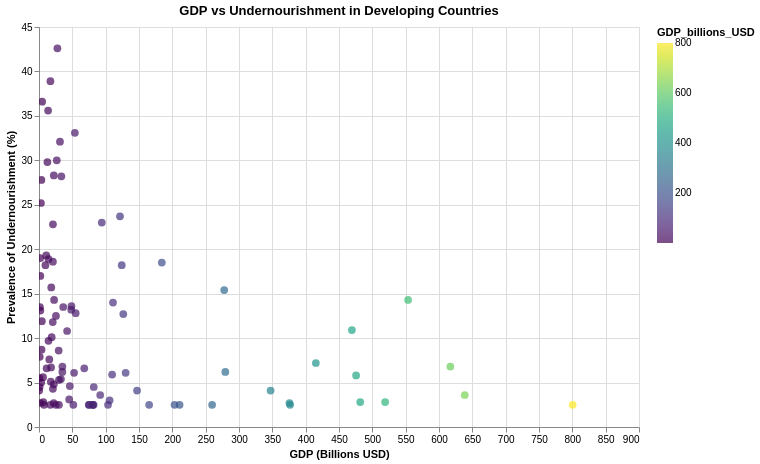

Notebook cell for this chart:
### Markdown cell above
## 14. GDP vs Undernourishment

### Code cell
chart_gdp_und = alt.Chart(merged_gdp_df).mark_point(filled=True, size=60).encode(
    x=alt.X('GDP_billions_USD:Q', title='GDP (Billions USD)'),
    y=alt.Y('latest_undernourishment:Q', title='Prevalence of Undernourishment (%)'),
    color=alt.Color('GDP_billions_USD:Q', scale=alt.Scale(scheme='viridis')),
    tooltip=['Country', 'GDP_billions_USD', 'latest_undernourishment']
).properties(
    width=600,
    height=400,
    title='GDP vs Undernourishment in Developing Countries'
).interactive()
chart_gdp_und

### Figure 1 — Vega-Lite specification as saved in the notebook (floating-point values rounded to 4 significant figures)
{"config": {"view": {"continuousWidth": 300, "continuousHeight": 300}}, "data": {"name": "data-1b12783761e5c54e590fb999019830ff"}, "mark": {"type": "point", "filled": true, "size": 60}, "encoding": {"color": {"field": "GDP_billions_USD", "scale": {"scheme": "viridis"}, "type": "quantitative"}, "tooltip": [{"field": "Country", "type": "nominal"}, {"field": "GDP_billions_USD", "type": "nominal"}, {"field": "latest_undernourishment", "type": "quantitative"}], "x": {"field": "GDP_billions_USD", "title": "GDP (Billions USD)", "type": "quantitative"}, "y": {"field": "latest_undernourishment", "title": "Prevalence of Undernourishment (%)", "type": "quantitative"}}, "height": 400, "params": [{"name": "param_1e9efca18e7a2868", "select": {"type": "interval", "encodings": ["x", "y"]}, "bind": "scales"}], "title": "GDP vs Undernourishment in Developing Countries", "width": 600, "$schema": "https://vega.github.io/schema/vega-lite/v6.4.1.json", "datasets": {"data-1b12783761e5c54e590fb999019830ff": [{"Country": "Zimbabwe", "latest_undernourishment": 30.0, "country": "ZW", "latitude": -19.02, "longitude": 29.15, "name": "Zimbabwe", "dist_to_nearest_port_km": 604.0, "GDP_billions_USD": "26.674"}, {"Country": "Zambia", "latest_undernourishment": 32.1, "country": "ZM", "latitude": -13.13, "longitude": 27.85, "name": "Zambia", "dist_to_nearest_port_km": 1052.0, "GDP_billions_USD": "31.469"}, {"Country": "Vanuatu", "latest_undernourishment": 7.9, "country": "VU", "latitude": -15.38, "longitude": 167.0, "name": "Vanuatu", "dist_to_nearest_port_km": 1967.0, "GDP_billions_USD": "1.137"}, {"Country": "Uzbekistan", "latest_undernourishment": 2.5, "country": "UZ", "latitude": 41.38, "longitude": 64.59, "name": "Uzbekistan", "dist_to_nearest_port_km": 1845.0, "GDP_billions_USD": "103.530"}, {"Country": "Uruguay", "latest_undernourishment": 2.5, "country": "UY", "latitude": -32.52, "longitude": -55.77, "name": "Uruguay", "dist_to_nearest_port_km": 266.4, "GDP_billions_USD": "80.810"}, {"Country": "United Arab Emirates", "latest_undernourishment": 2.8, "country": "AE", "latitude": 23.42, "longitude": 53.85, "name": "United Arab Emirates", "dist_to_nearest_port_km": 214.7, "GDP_billions_USD": "519.226"}, {"Country": "Ukraine", "latest_undernourishment": 3.8, "country": "UA", "latitude": 48.38, "longitude": 31.17, "name": "Ukraine", "dist_to_nearest_port_km": 846.1, "GDP_billions_USD": null}, {"Country": "Uganda", "latest_undernourishment": 33.1, "country": "UG", "latitude": 1.373, "longitude": 32.29, "name": "Uganda", "dist_to_nearest_port_km": 1016.0, "GDP_billions_USD": "53.793"}, {"Country": "Tuvalu", "latest_undernourishment": null, "country": "TV", "latitude": -7.11, "longitude": 177.6, "name": "Tuvalu", "dist_to_nearest_port_km": 3307.0, "GDP_billions_USD": "0.070"}, {"Country": "Turkmenistan", "latest_undernourishment": 3.6, "country": "TM", "latitude": 38.97, "longitude": 59.56, "name": "Turkmenistan", "dist_to_nearest_port_km": 1454.0, "GDP_billions_USD": "91.796"}, {"Country": "Tunisia", "latest_undernourishment": 2.5, "country": "TN", "latitude": 33.89, "longitude": 9.537, "name": "Tunisia", "dist_to_nearest_port_km": 506.5, "GDP_billions_USD": "51.530"}, {"Country": "Trinidad and Tobago", "latest_undernourishment": 8.6, "country": "TT", "latitude": 10.69, "longitude": -61.22, "name": "Trinidad and Tobago", "dist_to_nearest_port_km": 1245.0, "GDP_billions_USD": "29.490"}, {"Country": "Tonga", "latest_undernourishment": null, "country": "TO", "latitude": -21.18, "longitude": -175.2, "name": "Tonga", "dist_to_nearest_port_km": 1990.0, "GDP_billions_USD": "0.568"}, {"Country": "Togo", "latest_undernourishment": 18.2, "country": "TG", "latitude": 8.62, "longitude": 0.8248, "name": "Togo", "dist_to_nearest_port_km": 369.3, "GDP_billions_USD": "9.651"}, {"Country": "Timor-Leste", "latest_undernourishment": 17.0, "country": "TL", "latitude": -8.874, "longitude": 125.7, "name": "Timor-Leste", "dist_to_nearest_port_km": 1441.0, "GDP_billions_USD": "2.002"}, {"Country": "Thailand", "latest_undernourishment": 6.8, "country": "TH", "latitude": 15.87, "longitude": 101.0, "name": "Thailand", "dist_to_nearest_port_km": 308.8, "GDP_billions_USD": "616.998"}, {"Country": "Tanzania", "latest_undernourishment": 23.0, "country": "TZ", "latitude": -6.369, "longitude": 34.89, "name": "Tanzania", "dist_to_nearest_port_km": 588.9, "GDP_billions_USD": "94.178"}, {"Country": "Tajikistan", "latest_undernourishment": 9.7, "country": "TJ", "latitude": 38.86, "longitude": 71.28, "name": "Tajikistan", "dist_to_nearest_port_km": 1604.0, "GDP_billions_USD": "14.241"}, {"Country": "Suriname", "latest_undernourishment": 8.7, "country": "SR", "latitude": 3.919, "longitude": -56.03, "name": "Suriname", "dist_to_nearest_port_km": 2183.0, "GDP_billions_USD": "3.780"}, {"Country": "Sudan", "latest_undernourishment": 10.8, "country": "SD", "latitude": 12.86, "longitude": 30.22, "name": "Sudan", "dist_to_nearest_port_km": 1414.0, "GDP_billions_USD": "42.143"}, {"Country": "Sri Lanka", "latest_undernourishment": 3.8, "country": "LK", "latitude": 7.873, "longitude": 80.77, "name": "Sri Lanka", "dist_to_nearest_port_km": 145.1, "GDP_billions_USD": null}, {"Country": "South Africa", "latest_undernourishment": 7.2, "country": "ZA", "latitude": -30.56, "longitude": 22.94, "name": "South Africa", "dist_to_nearest_port_km": 565.7, "GDP_billions_USD": "415.254"}, {"Country": "Solomon Islands", "latest_undernourishment": 19.0, "country": "SB", "latitude": -9.646, "longitude": 160.2, "name": "Solomon Islands", "dist_to_nearest_port_km": 2110.0, "GDP_billions_USD": "1.801"}, {"Country": "Sierra Leone", "latest_undernourishment": 27.8, "country": "SL", "latitude": 8.461, "longitude": -11.78, "name": "Sierra Leone", "dist_to_nearest_port_km": 924.7, "GDP_billions_USD": "3.607"}, {"Country": "Seychelles", "latest_undernourishment": 2.7, "country": "SC", "latitude": -4.68, "longitude": 55.49, "name": "Seychelles", "dist_to_nearest_port_km": 1727.0, "GDP_billions_USD": "2.082"}, {"Country": "Serbia", "latest_undernourishment": 2.5, "country": "RS", "latitude": 44.02, "longitude": 21.01, "name": "Serbia", "dist_to_nearest_port_km": 599.5, "GDP_billions_USD": "80.540"}, {"Country": "Senegal", "latest_undernourishment": 6.2, "country": "SN", "latitude": 14.5, "longitude": -14.45, "name": "Senegal", "dist_to_nearest_port_km": 1526.0, "GDP_billions_USD": "35.005"}, {"Country": "Saudi Arabia", "latest_undernourishment": 2.5, "country": "SA", "latitude": 23.89, "longitude": 45.08, "name": "Saudi Arabia", "dist_to_nearest_port_km": 737.7, "GDP_billions_USD": "1,082.076"}, {"Country": "Samoa", "latest_undernourishment": 4.5, "country": "WS", "latitude": -13.76, "longitude": -172.1, "name": "Samoa", "dist_to_nearest_port_km": 2872.0, "GDP_billions_USD": "0.938"}, {"Country": "Rwanda", "latest_undernourishment": 35.6, "country": "RW", "latitude": -1.94, "longitude": 29.87, "name": "Rwanda", "dist_to_nearest_port_km": 1113.0, "GDP_billions_USD": "13.634"}, {"Country": "Romania", "latest_undernourishment": 2.5, "country": "RO", "latitude": 45.94, "longitude": 24.97, "name": "Romania", "dist_to_nearest_port_km": 629.6, "GDP_billions_USD": "376.671"}, {"Country": "Qatar", "latest_undernourishment": null, "country": "QA", "latitude": 25.35, "longitude": 51.18, "name": "Qatar", "dist_to_nearest_port_km": 392.7, "GDP_billions_USD": "225.670"}, {"Country": "Poland", "latest_undernourishment": 2.5, "country": "PL", "latitude": 51.92, "longitude": 19.15, "name": "Poland", "dist_to_nearest_port_km": 272.8, "GDP_billions_USD": "800.483"}, {"Country": "Philippines", "latest_undernourishment": 5.8, "country": "PH", "latitude": 12.88, "longitude": 121.8, "name": "Philippines", "dist_to_nearest_port_km": 208.6, "GDP_billions_USD": "475.646"}, {"Country": "Peru", "latest_undernourishment": 6.2, "country": "PE", "latitude": -9.19, "longitude": -75.02, "name": "Peru", "dist_to_nearest_port_km": 393.5, "GDP_billions_USD": "279.456"}, {"Country": "Paraguay", "latest_undernourishment": 3.1, "country": "PY", "latitude": -23.44, "longitude": -58.44, "name": "Paraguay", "dist_to_nearest_port_km": 1058.0, "GDP_billions_USD": "45.283"}, {"Country": "Papua New Guinea", "latest_undernourishment": 28.2, "country": "PG", "latitude": -6.315, "longitude": 144.0, "name": "Papua New Guinea", "dist_to_nearest_port_km": 2530.0, "GDP_billions_USD": "33.543"}, {"Country": "Panama", "latest_undernourishment": 4.5, "country": "PA", "latitude": 8.538, "longitude": -80.78, "name": "Panama", "dist_to_nearest_port_km": 132.8, "GDP_billions_USD": "82.145"}, {"Country": "Palau", "latest_undernourishment": null, "country": "PW", "latitude": 7.515, "longitude": 134.6, "name": "Palau", "dist_to_nearest_port_km": 1679.0, "GDP_billions_USD": "0.298"}, {"Country": "Pakistan", "latest_undernourishment": 12.9, "country": "PK", "latitude": 30.38, "longitude": 69.35, "name": "Pakistan", "dist_to_nearest_port_km": 653.4, "GDP_billions_USD": null}, {"Country": "Oman", "latest_undernourishment": 5.9, "country": "OM", "latitude": 21.51, "longitude": 55.92, "name": "Oman", "dist_to_nearest_port_km": 397.4, "GDP_billions_USD": "109.689"}, {"Country": "Nigeria", "latest_undernourishment": 14.3, "country": "NG", "latitude": 9.082, "longitude": 8.675, "name": "Nigeria", "dist_to_nearest_port_km": 654.8, "GDP_billions_USD": "553.667"}, {"Country": "Niger", "latest_undernourishment": 10.1, "country": "NE", "latitude": 17.61, "longitude": 8.082, "name": "Niger", "dist_to_nearest_port_km": 1338.0, "GDP_billions_USD": "19.000"}, {"Country": "Nicaragua", "latest_undernourishment": 15.7, "country": "NI", "latitude": 12.87, "longitude": -85.21, "name": "Nicaragua", "dist_to_nearest_port_km": 697.3, "GDP_billions_USD": "18.381"}, {"Country": "Nepal", "latest_undernourishment": 4.6, "country": "NP", "latitude": 28.39, "longitude": 84.12, "name": "Nepal", "dist_to_nearest_port_km": 1026.0, "GDP_billions_USD": "46.207"}, {"Country": "Nauru", "latest_undernourishment": null, "country": "NR", "latitude": -0.5228, "longitude": 166.9, "name": "Nauru", "dist_to_nearest_port_km": 3331.0, "GDP_billions_USD": "0.158"}, {"Country": "Namibia", "latest_undernourishment": 18.9, "country": null, "latitude": -22.96, "longitude": 18.49, "name": "Namibia", "dist_to_nearest_port_km": 408.7, "GDP_billions_USD": "14.286"}, {"Country": "Mozambique", "latest_undernourishment": 28.3, "country": "MZ", "latitude": -18.67, "longitude": 35.53, "name": "Mozambique", "dist_to_nearest_port_km": 148.8, "GDP_billions_USD": "22.228"}, {"Country": "Morocco", "latest_undernourishment": 4.1, "country": "MA", "latitude": 31.79, "longitude": -7.093, "name": "Morocco", "dist_to_nearest_port_km": 203.0, "GDP_billions_USD": "147.078"}, {"Country": "Montenegro", "latest_undernourishment": 2.5, "country": "ME", "latitude": 42.71, "longitude": 19.37, "name": "Montenegro", "dist_to_nearest_port_km": 554.0, "GDP_billions_USD": "7.571"}, {"Country": "Mongolia", "latest_undernourishment": 5.1, "country": "MN", "latitude": 46.86, "longitude": 103.8, "name": "Mongolia", "dist_to_nearest_port_km": 1387.0, "GDP_billions_USD": "17.726"}, {"Country": "Moldova", "latest_undernourishment": 2.5, "country": "MD", "latitude": 47.41, "longitude": 28.37, "name": "Moldova", "dist_to_nearest_port_km": 716.3, "GDP_billions_USD": "16.980"}, {"Country": "Mexico", "latest_undernourishment": 3.4, "country": "MX", "latitude": 23.63, "longitude": -102.6, "name": "Mexico", "dist_to_nearest_port_km": 539.3, "GDP_billions_USD": "1,732.946"}, {"Country": "Mauritius", "latest_undernourishment": 7.6, "country": "MU", "latitude": -20.35, "longitude": 57.55, "name": "Mauritius", "dist_to_nearest_port_km": 21.43, "GDP_billions_USD": "15.477"}, {"Country": "Mauritania", "latest_undernourishment": 6.6, "country": "MR", "latitude": 21.01, "longitude": -10.94, "name": "Mauritania", "dist_to_nearest_port_km": 1431.0, "GDP_billions_USD": "11.392"}, {"Country": "Marshall Islands", "latest_undernourishment": null, "country": "MH", "latitude": 7.131, "longitude": 171.2, "name": "Marshall Islands", "dist_to_nearest_port_km": 4299.0, "GDP_billions_USD": "0.303"}, {"Country": "Mali", "latest_undernourishment": 4.8, "country": "ML", "latitude": 17.57, "longitude": -3.996, "name": "Mali", "dist_to_nearest_port_km": 1351.0, "GDP_billions_USD": "22.268"}, {"Country": "Maldives", "latest_undernourishment": null, "country": "MV", "latitude": 3.203, "longitude": 73.22, "name": "Maldives", "dist_to_nearest_port_km": 843.6, "GDP_billions_USD": "7.613"}, {"Country": "Malaysia", "latest_undernourishment": 2.8, "country": "MY", "latitude": 4.21, "longitude": 102.0, "name": "Malaysia", "dist_to_nearest_port_km": 148.4, "GDP_billions_USD": "481.798"}, {"Country": "Malawi", "latest_undernourishment": 19.3, "country": "MW", "latitude": -13.25, "longitude": 34.3, "name": "Malawi", "dist_to_nearest_port_km": 731.1, "GDP_billions_USD": "10.891"}, {"Country": "Madagascar", "latest_undernourishment": 38.9, "country": "MG", "latitude": -18.77, "longitude": 46.87, "name": "Madagascar", "dist_to_nearest_port_km": 1127.0, "GDP_billions_USD": "17.137"}, {"Country": "Libya", "latest_undernourishment": 13.2, "country": "LY", "latitude": 26.34, "longitude": 17.23, "name": "Libya", "dist_to_nearest_port_km": 1085.0, "GDP_billions_USD": "48.315"}, {"Country": "Liberia", "latest_undernourishment": 36.6, "country": "LR", "latitude": 6.428, "longitude": -9.429, "name": "Liberia", "dist_to_nearest_port_km": 611.8, "GDP_billions_USD": "4.720"}, {"Country": "Lesotho", "latest_undernourishment": null, "country": "LS", "latitude": -29.61, "longitude": 28.23, "name": "Lesotho", "dist_to_nearest_port_km": 271.1, "GDP_billions_USD": "2.708"}, {"Country": "Lebanon", "latest_undernourishment": 7.1, "country": "LB", "latitude": 33.85, "longitude": 35.86, "name": "Lebanon", "dist_to_nearest_port_km": 442.6, "GDP_billions_USD": null}, {"Country": "Kuwait", "latest_undernourishment": 2.5, "country": "KW", "latitude": 29.31, "longitude": 47.48, "name": "Kuwait", "dist_to_nearest_port_km": 91.15, "GDP_billions_USD": "165.209"}, {"Country": "Kosovo", "latest_undernourishment": null, "country": "XK", "latitude": 42.6, "longitude": 20.9, "name": "Kosovo", "dist_to_nearest_port_km": 567.6, "GDP_billions_USD": "10.701"}, {"Country": "Kiribati", "latest_undernourishment": 4.1, "country": "KI", "latitude": -3.37, "longitude": -168.7, "name": "Kiribati", "dist_to_nearest_port_km": 4074.0, "GDP_billions_USD": "0.263"}, {"Country": "Kenya", "latest_undernourishment": 23.7, "country": "KE", "latitude": -0.02356, "longitude": 37.91, "name": "Kenya", "dist_to_nearest_port_km": 485.8, "GDP_billions_USD": "121.479"}, {"Country": "Kazakhstan", "latest_undernourishment": 2.5, "country": "KZ", "latitude": 48.02, "longitude": 66.92, "name": "Kazakhstan", "dist_to_nearest_port_km": 2570.0, "GDP_billions_USD": "259.683"}, {"Country": "Jordan", "latest_undernourishment": 12.8, "country": "JO", "latitude": 30.59, "longitude": 36.24, "name": "Jordan", "dist_to_nearest_port_km": 166.6, "GDP_billions_USD": "55.013"}, {"Country": "Jamaica", "latest_undernourishment": 6.7, "country": "JM", "latitude": 18.11, "longitude": -77.3, "name": "Jamaica", "dist_to_nearest_port_km": 55.5, "GDP_billions_USD": "18.108"}, {"Country": "Iraq", "latest_undernourishment": 15.4, "country": "IQ", "latitude": 33.22, "longitude": 43.68, "name": "Iraq", "dist_to_nearest_port_km": 536.5, "GDP_billions_USD": "277.826"}, {"Country": "Indonesia", "latest_undernourishment": 6.4, "country": "ID", "latitude": -0.7893, "longitude": 113.9, "name": "Indonesia", "dist_to_nearest_port_km": 726.9, "GDP_billions_USD": "1,508.547"}, {"Country": "India", "latest_undernourishment": 11.8, "country": "IN", "latitude": 20.59, "longitude": 78.96, "name": "India", "dist_to_nearest_port_km": 655.8, "GDP_billions_USD": "4,062.154"}, {"Country": "Hungary", "latest_undernourishment": 2.5, "country": "HU", "latitude": 47.16, "longitude": 19.5, "name": "Hungary", "dist_to_nearest_port_km": 471.2, "GDP_billions_USD": "203.320"}, {"Country": "Honduras", "latest_undernourishment": 13.5, "country": "HN", "latitude": 15.2, "longitude": -86.24, "name": "Honduras", "dist_to_nearest_port_km": 944.9, "GDP_billions_USD": "36.353"}, {"Country": "Haiti", "latest_undernourishment": 42.6, "country": "HT", "latitude": 18.97, "longitude": -72.29, "name": "Haiti", "dist_to_nearest_port_km": 286.6, "GDP_billions_USD": "27.616"}, {"Country": "Guyana", "latest_undernourishment": 2.7, "country": "GY", "latitude": 4.86, "longitude": -58.93, "name": "Guyana", "dist_to_nearest_port_km": 1898.0, "GDP_billions_USD": "22.014"}, {"Country": "Guinea-Bissau", "latest_undernourishment": 13.1, "country": "GW", "latitude": 11.8, "longitude": -15.18, "name": "Guinea-Bissau", "dist_to_nearest_port_km": 1421.0, "GDP_billions_USD": "2.023"}, {"Country": "Guinea", "latest_undernourishment": 12.5, "country": "GN", "latitude": 9.946, "longitude": -9.697, "name": "Guinea", "dist_to_nearest_port_km": 806.8, "GDP_billions_USD": "25.425"}, {"Country": "Guatemala", "latest_undernourishment": 14.0, "country": "GT", "latitude": 15.78, "longitude": -90.23, "name": "Guatemala", "dist_to_nearest_port_km": 1298.0, "GDP_billions_USD": "111.017"}, {"Country": "Grenada", "latest_undernourishment": null, "country": "GD", "latitude": 12.26, "longitude": -61.6, "name": "Grenada", "dist_to_nearest_port_km": 1098.0, "GDP_billions_USD": "1.366"}, {"Country": "Ghana", "latest_undernourishment": 6.6, "country": "GH", "latitude": 7.947, "longitude": -1.023, "name": "Ghana", "dist_to_nearest_port_km": 436.8, "GDP_billions_USD": "67.903"}, {"Country": "Georgia", "latest_undernourishment": 5.3, "country": "GE", "latitude": 42.32, "longitude": 43.36, "name": "Georgia", "dist_to_nearest_port_km": 1229.0, "GDP_billions_USD": "29.948"}, {"Country": "Gabon", "latest_undernourishment": 18.6, "country": "GA", "latitude": -0.8037, "longitude": 11.61, "name": "Gabon", "dist_to_nearest_port_km": 907.9, "GDP_billions_USD": "20.864"}, {"Country": "Fiji", "latest_undernourishment": 5.6, "country": "FJ", "latitude": -16.58, "longitude": 179.4, "name": "Fiji", "dist_to_nearest_port_km": 2292.0, "GDP_billions_USD": "6.106"}, {"Country": "Ethiopia", "latest_undernourishment": 18.5, "country": "ET", "latitude": 9.145, "longitude": 40.49, "name": "Ethiopia", "dist_to_nearest_port_km": 397.0, "GDP_billions_USD": "184.215"}, {"Country": "Eritrea", "latest_undernourishment": null, "country": "ER", "latitude": 15.18, "longitude": 39.78, "name": "Eritrea", "dist_to_nearest_port_km": 538.9, "GDP_billions_USD": "2.866"}, {"Country": "Equatorial Guinea", "latest_undernourishment": null, "country": "GQ", "latitude": 1.651, "longitude": 10.27, "name": "Equatorial Guinea", "dist_to_nearest_port_km": 931.9, "GDP_billions_USD": "13.238"}, {"Country": "El Salvador", "latest_undernourishment": 6.8, "country": "SV", "latitude": 13.79, "longitude": -88.9, "name": "El Salvador", "dist_to_nearest_port_km": 1097.0, "GDP_billions_USD": "35.059"}, {"Country": "Ecuador", "latest_undernourishment": 12.7, "country": "EC", "latitude": -1.831, "longitude": -78.18, "name": "Ecuador", "dist_to_nearest_port_km": 1137.0, "GDP_billions_USD": "126.449"}, {"Country": "Dominican Republic", "latest_undernourishment": 6.1, "country": "DO", "latitude": 18.74, "longitude": -70.16, "name": "Dominican Republic", "dist_to_nearest_port_km": 66.2, "GDP_billions_USD": "129.940"}, {"Country": "Dominica", "latest_undernourishment": 5.5, "country": "DM", "latitude": 15.41, "longitude": -61.37, "name": "Dominica", "dist_to_nearest_port_km": 940.4, "GDP_billions_USD": "0.730"}, {"Country": "Djibouti", "latest_undernourishment": 11.9, "country": "DJ", "latitude": 11.83, "longitude": 42.59, "name": "Djibouti", "dist_to_nearest_port_km": 65.91, "GDP_billions_USD": "4.283"}, {"Country": "Costa Rica", "latest_undernourishment": 2.5, "country": "CR", "latitude": 9.749, "longitude": -83.75, "name": "Costa Rica", "dist_to_nearest_port_km": 425.1, "GDP_billions_USD": "81.935"}, {"Country": "Comoros", "latest_undernourishment": 13.5, "country": "KM", "latitude": -11.88, "longitude": 43.87, "name": "Comoros", "dist_to_nearest_port_km": 982.2, "GDP_billions_USD": "1.406"}, {"Country": "Colombia", "latest_undernourishment": 4.1, "country": "CO", "latitude": 4.571, "longitude": -74.3, "name": "Colombia", "dist_to_nearest_port_km": 656.8, "GDP_billions_USD": "347.373"}, {"Country": "China", "latest_undernourishment": 2.5, "country": "CN", "latitude": 35.86, "longitude": 104.2, "name": "China", "dist_to_nearest_port_km": 1203.0, "GDP_billions_USD": "20,881.368"}, {"Country": "Chile", "latest_undernourishment": 2.7, "country": "CL", "latitude": -35.68, "longitude": -71.54, "name": "Chile", "dist_to_nearest_port_km": 232.2, "GDP_billions_USD": "375.697"}, {"Country": "Chad", "latest_undernourishment": 29.8, "country": "TD", "latitude": 15.45, "longitude": 18.73, "name": "Chad", "dist_to_nearest_port_km": 1952.0, "GDP_billions_USD": "12.577"}, {"Country": "Central African Republic", "latest_undernourishment": 25.2, "country": "CF", "latitude": 6.611, "longitude": 20.94, "name": "Central African Republic", "dist_to_nearest_port_km": 1908.0, "GDP_billions_USD": "2.909"}, {"Country": "Cameroon", "latest_undernourishment": 6.1, "country": "CM", "latitude": 7.37, "longitude": 12.35, "name": "Cameroon", "dist_to_nearest_port_km": 999.2, "GDP_billions_USD": "52.603"}, {"Country": "Cambodia", "latest_undernourishment": 5.4, "country": "KH", "latitude": 12.57, "longitude": 105.0, "name": "Cambodia", "dist_to_nearest_port_km": 271.9, "GDP_billions_USD": "32.934"}, {"Country": "Burundi", "latest_undernourishment": null, "country": "BI", "latitude": -3.373, "longitude": 29.92, "name": "Burundi", "dist_to_nearest_port_km": 1086.0, "GDP_billions_USD": "3.341"}, {"Country": "Burkina Faso", "latest_undernourishment": 14.3, "country": "BF", "latitude": 12.24, "longitude": -1.562, "name": "Burkina Faso", "dist_to_nearest_port_km": 806.9, "GDP_billions_USD": "22.645"}, {"Country": "Bulgaria", "latest_undernourishment": 3.0, "country": "BG", "latitude": 42.73, "longitude": 25.49, "name": "Bulgaria", "dist_to_nearest_port_km": 331.1, "GDP_billions_USD": "105.919"}, {"Country": "Brazil", "latest_undernourishment": 2.5, "country": "BR", "latitude": -14.24, "longitude": -51.93, "name": "Brazil", "dist_to_nearest_port_km": 1226.0, "GDP_billions_USD": "2,210.617"}, {"Country": "Botswana", "latest_undernourishment": 22.8, "country": "BW", "latitude": -22.33, "longitude": 24.68, "name": "Botswana", "dist_to_nearest_port_km": 1047.0, "GDP_billions_USD": "20.914"}, {"Country": "Bosnia and Herzegovina", "latest_undernourishment": 2.5, "country": "BA", "latitude": 43.92, "longitude": 17.68, "name": "Bosnia and Herzegovina", "dist_to_nearest_port_km": 363.9, "GDP_billions_USD": "29.951"}, {"Country": "Bolivia", "latest_undernourishment": 13.6, "country": "BO", "latitude": -16.29, "longitude": -63.59, "name": "Bolivia", "dist_to_nearest_port_km": 1536.0, "GDP_billions_USD": "48.707"}, {"Country": "Bhutan", "latest_undernourishment": null, "country": "BT", "latitude": 27.51, "longitude": 90.43, "name": "Bhutan", "dist_to_nearest_port_km": 591.0, "GDP_billions_USD": "2.837"}, {"Country": "Benin", "latest_undernourishment": 11.8, "country": "BJ", "latitude": 9.308, "longitude": 2.316, "name": "Benin", "dist_to_nearest_port_km": 337.3, "GDP_billions_USD": "20.638"}, {"Country": "Belize", "latest_undernourishment": 5.0, "country": "BZ", "latitude": 17.19, "longitude": -88.5, "name": "Belize", "dist_to_nearest_port_km": 1245.0, "GDP_billions_USD": "3.306"}, {"Country": "Belarus", "latest_undernourishment": 2.5, "country": "BY", "latitude": 53.71, "longitude": 27.95, "name": "Belarus", "dist_to_nearest_port_km": 613.6, "GDP_billions_USD": "75.264"}, {"Country": "Barbados", "latest_undernourishment": 2.8, "country": "BB", "latitude": 13.19, "longitude": -59.54, "name": "Barbados", "dist_to_nearest_port_km": 1225.0, "GDP_billions_USD": "6.517"}, {"Country": "Bangladesh", "latest_undernourishment": 10.9, "country": "BD", "latitude": 23.68, "longitude": 90.36, "name": "Bangladesh", "dist_to_nearest_port_km": 212.9, "GDP_billions_USD": "469.346"}, {"Country": "Bahrain", "latest_undernourishment": null, "country": "BH", "latitude": 25.93, "longitude": 50.64, "name": "Bahrain", "dist_to_nearest_port_km": 456.3, "GDP_billions_USD": "47.094"}, {"Country": "Azerbaijan", "latest_undernourishment": 2.5, "country": "AZ", "latitude": 40.14, "longitude": 47.58, "name": "Azerbaijan", "dist_to_nearest_port_km": 1122.0, "GDP_billions_USD": "74.681"}, {"Country": "Aruba", "latest_undernourishment": null, "country": "AW", "latitude": 12.52, "longitude": -69.97, "name": "Aruba", "dist_to_nearest_port_km": 645.8, "GDP_billions_USD": "3.766"}, {"Country": "Armenia", "latest_undernourishment": 2.5, "country": "AM", "latitude": 40.07, "longitude": 45.04, "name": "Armenia", "dist_to_nearest_port_km": 1144.0, "GDP_billions_USD": "25.121"}, {"Country": "Argentina", "latest_undernourishment": 3.6, "country": "AR", "latitude": -38.42, "longitude": -63.62, "name": "Argentina", "dist_to_nearest_port_km": 631.4, "GDP_billions_USD": "638.583"}, {"Country": "Antigua and Barbuda", "latest_undernourishment": null, "country": "AG", "latitude": 17.06, "longitude": -61.8, "name": "Antigua and Barbuda", "dist_to_nearest_port_km": 844.2, "GDP_billions_USD": "2.016"}, {"Country": "Angola", "latest_undernourishment": 18.2, "country": "AO", "latitude": -11.2, "longitude": 17.87, "name": "Angola", "dist_to_nearest_port_km": 566.5, "GDP_billions_USD": "124.102"}, {"Country": "Algeria", "latest_undernourishment": 2.5, "country": "DZ", "latitude": 28.03, "longitude": 1.66, "name": "Algeria", "dist_to_nearest_port_km": 1077.0, "GDP_billions_USD": "210.860"}, {"Country": "Albania", "latest_undernourishment": 4.3, "country": "AL", "latitude": 41.15, "longitude": 20.17, "name": "Albania", "dist_to_nearest_port_km": 465.2, "GDP_billions_USD": "20.847"}, {"Country": "Afghanistan", "latest_undernourishment": 25.1, "country": "AF", "latitude": 33.94, "longitude": 67.71, "name": "Afghanistan", "dist_to_nearest_port_km": 1009.0, "GDP_billions_USD": null}]}}
